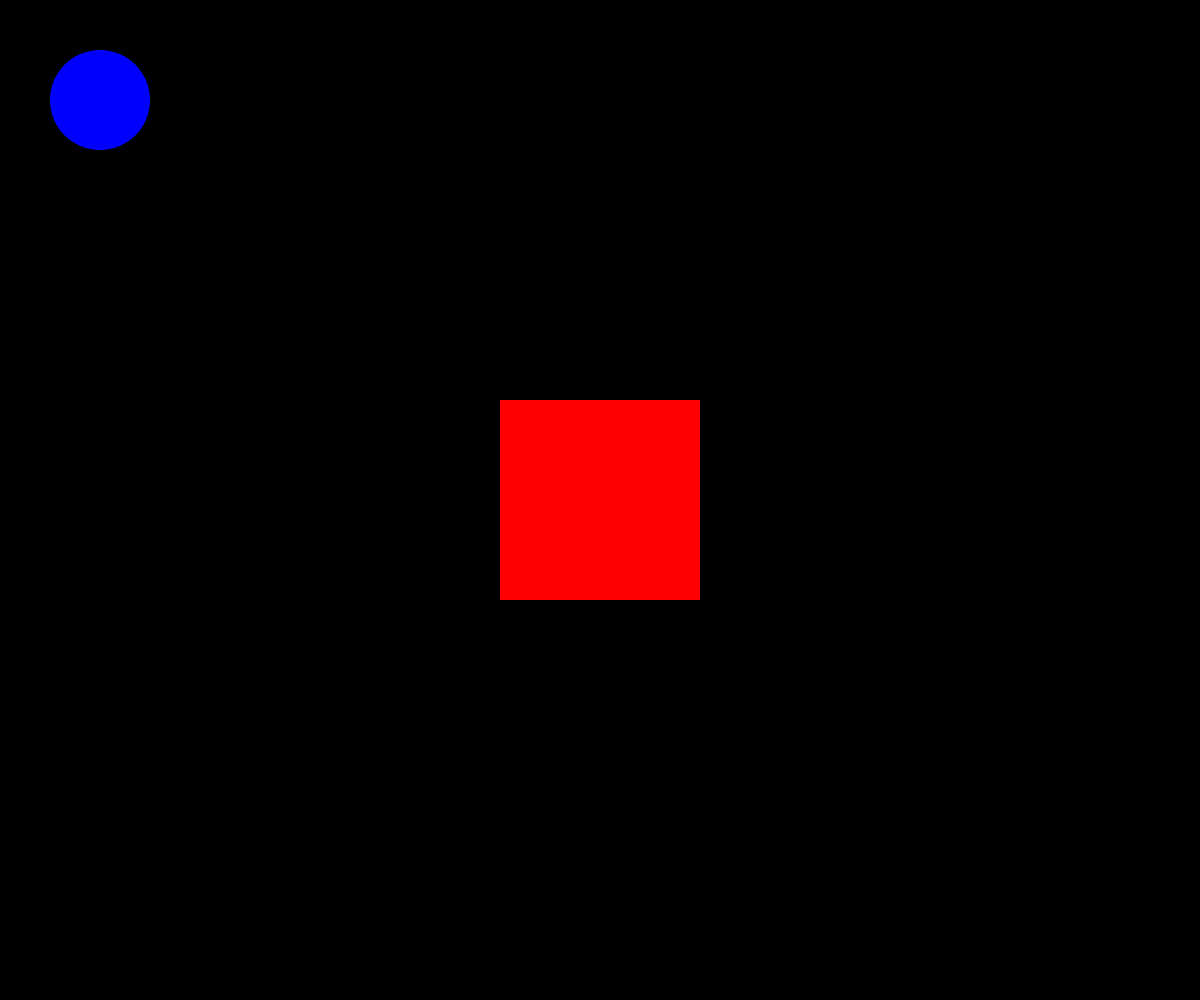
Frame 1 (no input)
Frame 60 (no input): identical to frame 1, image omitted
Frame 120 (the mouse pressed at the canvas centre since frame 60): identical to frame 1, image omitted

The p5.js sketch that drew this single still picture (run headless with seeded random() and noise() and a simulated clock; from frame 60 on, the mouse is pressed at the canvas centre):

// p5.js sketch
// ── sketch.js
function setup() { // void setup() is now function setup()
  createCanvas(windowWidth, windowHeight);  //size() is now createCanvas()
  noStroke(); //noStroke() is the same
}

function draw() { // void draw() is now function draw()
  background(0); //background is the same
  
  fill(255,0,0); // fill is the same
  rect(windowWidth/2 - 100, windowHeight/2 - 100, 200,200) // rect is the same
  
  fill(0,0,255); // fill is the same
  ellipse(100,100,100,100);  // ellipse is the same
}
